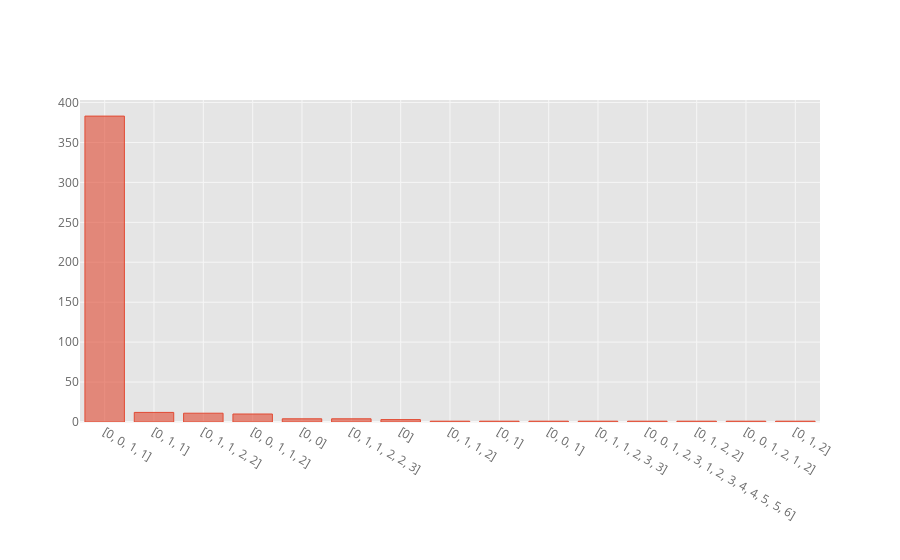

Notebook cell for this chart:
### Markdown cell above
### Sections

### Code cell
print('The vast majority of the dances is notated in two repeated sections, AABB.')
section_order.sections.value_counts().iplot('bar')

### Figure 1 — Plotly figure (JSON) as saved in the notebook; plotly's stock layout.template omitted (floating-point values rounded to 4 significant figures)
{"data": [{"marker": {"color": "rgba(226, 74, 51, 0.6)", "line": {"color": "rgba(226, 74, 51, 1.0)", "width": 1}}, "name": "sections", "orientation": "v", "text": "", "type": "bar", "x": ["[0, 0, 1, 1]", "[0, 1, 1]", "[0, 1, 1, 2, 2]", "[0, 0, 1, 1, 2]", "[0, 0]", "[0, 1, 1, 2, 2, 3]", "[0]", "[0, 1, 1, 2]", "[0, 1]", "[0, 0, 1]", "[0, 1, 1, 2, 3, 3]", "[0, 0, 1, 2, 3, 1, 2, 3, 4, 4, 5, 5, 6]", "[0, 1, 2, 2]", "[0, 0, 1, 2, 1, 2]", "[0, 1, 2]"], "y": [383, 12, 11, 10, 4, 4, 3, 1, 1, 1, 1, 1, 1, 1, 1]}], "layout": {"legend": {"bgcolor": "#FFFFFF", "font": {"color": "#666666"}}, "paper_bgcolor": "#FFFFFF", "plot_bgcolor": "#E5E5E5", "title": {"font": {"color": "#151516"}}, "xaxis": {"gridcolor": "#F6F6F6", "showgrid": true, "tickfont": {"color": "#666666"}, "title": {"font": {"color": "#666666"}, "text": ""}, "zerolinecolor": "#F6F6F6"}, "yaxis": {"gridcolor": "#F6F6F6", "showgrid": true, "tickfont": {"color": "#666666"}, "title": {"font": {"color": "#666666"}, "text": ""}, "zerolinecolor": "#F6F6F6"}}}
